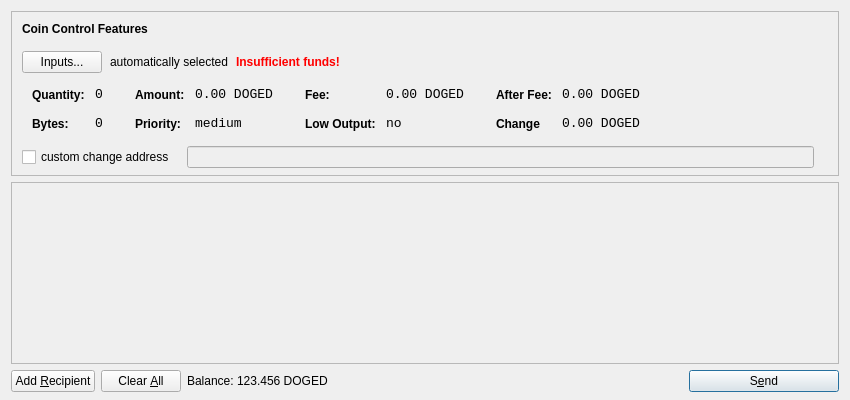
<?xml version="1.0" encoding="UTF-8"?>
<ui version="4.0">
 <class>SendCoinsDialog</class>
 <widget class="QDialog" name="SendCoinsDialog">
  <property name="geometry">
   <rect>
    <x>0</x>
    <y>0</y>
    <width>850</width>
    <height>400</height>
   </rect>
  </property>
  <property name="windowTitle">
   <string>Send Coins</string>
  </property>
  <layout class="QVBoxLayout" name="verticalLayout" stretch="0,1,0">
   <property name="bottomMargin">
    <number>8</number>
   </property>
   <item>
    <widget class="QFrame" name="frameCoinControl">
     <property name="sizePolicy">
      <sizepolicy hsizetype="Expanding" vsizetype="Expanding">
       <horstretch>0</horstretch>
       <verstretch>0</verstretch>
      </sizepolicy>
     </property>
     <property name="maximumSize">
      <size>
       <width>16777215</width>
       <height>16777215</height>
      </size>
     </property>
     <property name="frameShape">
      <enum>QFrame::StyledPanel</enum>
     </property>
     <property name="frameShadow">
      <enum>QFrame::Sunken</enum>
     </property>
     <layout class="QVBoxLayout" name="verticalLayoutCoinControl2">
      <property name="spacing">
       <number>-1</number>
      </property>
      <property name="leftMargin">
       <number>0</number>
      </property>
      <property name="topMargin">
       <number>0</number>
      </property>
      <property name="rightMargin">
       <number>0</number>
      </property>
      <property name="bottomMargin">
       <number>6</number>
      </property>
      <item>
       <layout class="QVBoxLayout" name="verticalLayoutCoinControl" stretch="0,0,0,0,1">
        <property name="spacing">
         <number>0</number>
        </property>
        <property name="leftMargin">
         <number>10</number>
        </property>
        <property name="topMargin">
         <number>10</number>
        </property>
        <item>
         <layout class="QHBoxLayout" name="horizontalLayoutCoinControl1">
          <property name="bottomMargin">
           <number>15</number>
          </property>
          <item>
           <widget class="QLabel" name="labelCoinControlFeatures">
            <property name="sizePolicy">
             <sizepolicy hsizetype="Preferred" vsizetype="Maximum">
              <horstretch>0</horstretch>
              <verstretch>0</verstretch>
             </sizepolicy>
            </property>
            <property name="font">
             <font>
              <weight>75</weight>
              <bold>true</bold>
             </font>
            </property>
            <property name="styleSheet">
             <string notr="true">font-weight:bold;</string>
            </property>
            <property name="text">
             <string>Coin Control Features</string>
            </property>
           </widget>
          </item>
         </layout>
        </item>
        <item>
         <layout class="QHBoxLayout" name="horizontalLayoutCoinControl2" stretch="0,0,0,0">
          <property name="spacing">
           <number>8</number>
          </property>
          <property name="bottomMargin">
           <number>10</number>
          </property>
          <item>
           <widget class="QPushButton" name="pushButtonCoinControl">
            <property name="styleSheet">
             <string notr="true"/>
            </property>
            <property name="text">
             <string>Inputs...</string>
            </property>
           </widget>
          </item>
          <item>
           <widget class="QLabel" name="labelCoinControlAutomaticallySelected">
            <property name="text">
             <string>automatically selected</string>
            </property>
            <property name="margin">
             <number>5</number>
            </property>
           </widget>
          </item>
          <item>
           <widget class="QLabel" name="labelCoinControlInsuffFunds">
            <property name="font">
             <font>
              <weight>75</weight>
              <bold>true</bold>
             </font>
            </property>
            <property name="styleSheet">
             <string notr="true">color:red;font-weight:bold;</string>
            </property>
            <property name="text">
             <string>Insufficient funds!</string>
            </property>
            <property name="margin">
             <number>5</number>
            </property>
           </widget>
          </item>
          <item>
           <spacer name="horizontalSpacerCoinControl">
            <property name="orientation">
             <enum>Qt::Horizontal</enum>
            </property>
            <property name="sizeHint" stdset="0">
             <size>
              <width>40</width>
              <height>1</height>
             </size>
            </property>
           </spacer>
          </item>
         </layout>
        </item>
        <item>
         <widget class="QWidget" name="widgetCoinControl" native="true">
          <property name="sizePolicy">
           <sizepolicy hsizetype="Preferred" vsizetype="Preferred">
            <horstretch>0</horstretch>
            <verstretch>0</verstretch>
           </sizepolicy>
          </property>
          <property name="minimumSize">
           <size>
            <width>0</width>
            <height>0</height>
           </size>
          </property>
          <property name="styleSheet">
           <string notr="true"/>
          </property>
          <layout class="QHBoxLayout" name="horizontalLayoutCoinControl5">
           <property name="margin">
            <number>0</number>
           </property>
           <item>
            <layout class="QHBoxLayout" name="horizontalLayoutCoinControl3" stretch="0,0,0,1">
             <property name="spacing">
              <number>20</number>
             </property>
             <property name="topMargin">
              <number>0</number>
             </property>
             <property name="bottomMargin">
              <number>10</number>
             </property>
             <item>
              <layout class="QFormLayout" name="formLayoutCoinControl1">
               <property name="horizontalSpacing">
                <number>10</number>
               </property>
               <property name="verticalSpacing">
                <number>14</number>
               </property>
               <property name="leftMargin">
                <number>10</number>
               </property>
               <property name="topMargin">
                <number>4</number>
               </property>
               <property name="rightMargin">
                <number>6</number>
               </property>
               <item row="0" column="0">
                <widget class="QLabel" name="labelCoinControlQuantityText">
                 <property name="styleSheet">
                  <string notr="true">font-weight:bold;</string>
                 </property>
                 <property name="text">
                  <string>Quantity:</string>
                 </property>
                 <property name="margin">
                  <number>0</number>
                 </property>
                </widget>
               </item>
               <item row="0" column="1">
                <widget class="QLabel" name="labelCoinControlQuantity">
                 <property name="font">
                  <font>
                   <family>Monospace</family>
                   <pointsize>10</pointsize>
                  </font>
                 </property>
                 <property name="cursor">
                  <cursorShape>IBeamCursor</cursorShape>
                 </property>
                 <property name="contextMenuPolicy">
                  <enum>Qt::ActionsContextMenu</enum>
                 </property>
                 <property name="text">
                  <string>0</string>
                 </property>
                 <property name="margin">
                  <number>0</number>
                 </property>
                 <property name="textInteractionFlags">
                  <set>Qt::LinksAccessibleByMouse|Qt::TextSelectableByKeyboard|Qt::TextSelectableByMouse</set>
                 </property>
                </widget>
               </item>
               <item row="1" column="0">
                <widget class="QLabel" name="labelCoinControlBytesText">
                 <property name="styleSheet">
                  <string notr="true">font-weight:bold;</string>
                 </property>
                 <property name="text">
                  <string>Bytes:</string>
                 </property>
                </widget>
               </item>
               <item row="1" column="1">
                <widget class="QLabel" name="labelCoinControlBytes">
                 <property name="font">
                  <font>
                   <family>Monospace</family>
                   <pointsize>10</pointsize>
                  </font>
                 </property>
                 <property name="cursor">
                  <cursorShape>IBeamCursor</cursorShape>
                 </property>
                 <property name="contextMenuPolicy">
                  <enum>Qt::ActionsContextMenu</enum>
                 </property>
                 <property name="text">
                  <string>0</string>
                 </property>
                 <property name="textInteractionFlags">
                  <set>Qt::LinksAccessibleByMouse|Qt::TextSelectableByKeyboard|Qt::TextSelectableByMouse</set>
                 </property>
                </widget>
               </item>
              </layout>
             </item>
             <item>
              <layout class="QFormLayout" name="formLayoutCoinControl2">
               <property name="horizontalSpacing">
                <number>10</number>
               </property>
               <property name="verticalSpacing">
                <number>14</number>
               </property>
               <property name="leftMargin">
                <number>6</number>
               </property>
               <property name="topMargin">
                <number>4</number>
               </property>
               <property name="rightMargin">
                <number>6</number>
               </property>
               <item row="0" column="0">
                <widget class="QLabel" name="labelCoinControlAmountText">
                 <property name="styleSheet">
                  <string notr="true">font-weight:bold;</string>
                 </property>
                 <property name="text">
                  <string>Amount:</string>
                 </property>
                 <property name="margin">
                  <number>0</number>
                 </property>
                </widget>
               </item>
               <item row="0" column="1">
                <widget class="QLabel" name="labelCoinControlAmount">
                 <property name="font">
                  <font>
                   <family>Monospace</family>
                   <pointsize>10</pointsize>
                  </font>
                 </property>
                 <property name="cursor">
                  <cursorShape>IBeamCursor</cursorShape>
                 </property>
                 <property name="contextMenuPolicy">
                  <enum>Qt::ActionsContextMenu</enum>
                 </property>
                 <property name="text">
                  <string>0.00 DOGED</string>
                 </property>
                 <property name="textInteractionFlags">
                  <set>Qt::LinksAccessibleByMouse|Qt::TextSelectableByKeyboard|Qt::TextSelectableByMouse</set>
                 </property>
                </widget>
               </item>
               <item row="1" column="0">
                <widget class="QLabel" name="labelCoinControlPriorityText">
                 <property name="styleSheet">
                  <string notr="true">font-weight:bold;</string>
                 </property>
                 <property name="text">
                  <string>Priority:</string>
                 </property>
                </widget>
               </item>
               <item row="1" column="1">
                <widget class="QLabel" name="labelCoinControlPriority">
                 <property name="font">
                  <font>
                   <family>Monospace</family>
                   <pointsize>10</pointsize>
                  </font>
                 </property>
                 <property name="cursor">
                  <cursorShape>IBeamCursor</cursorShape>
                 </property>
                 <property name="contextMenuPolicy">
                  <enum>Qt::ActionsContextMenu</enum>
                 </property>
                 <property name="text">
                  <string>medium</string>
                 </property>
                 <property name="textInteractionFlags">
                  <set>Qt::LinksAccessibleByMouse|Qt::TextSelectableByKeyboard|Qt::TextSelectableByMouse</set>
                 </property>
                </widget>
               </item>
              </layout>
             </item>
             <item>
              <layout class="QFormLayout" name="formLayoutCoinControl3">
               <property name="horizontalSpacing">
                <number>10</number>
               </property>
               <property name="verticalSpacing">
                <number>14</number>
               </property>
               <property name="leftMargin">
                <number>6</number>
               </property>
               <property name="topMargin">
                <number>4</number>
               </property>
               <property name="rightMargin">
                <number>6</number>
               </property>
               <item row="0" column="0">
                <widget class="QLabel" name="labelCoinControlFeeText">
                 <property name="styleSheet">
                  <string notr="true">font-weight:bold;</string>
                 </property>
                 <property name="text">
                  <string>Fee:</string>
                 </property>
                 <property name="margin">
                  <number>0</number>
                 </property>
                </widget>
               </item>
               <item row="0" column="1">
                <widget class="QLabel" name="labelCoinControlFee">
                 <property name="font">
                  <font>
                   <family>Monospace</family>
                   <pointsize>10</pointsize>
                  </font>
                 </property>
                 <property name="cursor">
                  <cursorShape>IBeamCursor</cursorShape>
                 </property>
                 <property name="contextMenuPolicy">
                  <enum>Qt::ActionsContextMenu</enum>
                 </property>
                 <property name="text">
                  <string>0.00 DOGED</string>
                 </property>
                 <property name="textInteractionFlags">
                  <set>Qt::LinksAccessibleByMouse|Qt::TextSelectableByKeyboard|Qt::TextSelectableByMouse</set>
                 </property>
                </widget>
               </item>
               <item row="1" column="0">
                <widget class="QLabel" name="labelCoinControlLowOutputText">
                 <property name="styleSheet">
                  <string notr="true">font-weight:bold;</string>
                 </property>
                 <property name="text">
                  <string>Low Output:</string>
                 </property>
                </widget>
               </item>
               <item row="1" column="1">
                <widget class="QLabel" name="labelCoinControlLowOutput">
                 <property name="font">
                  <font>
                   <family>Monospace</family>
                   <pointsize>10</pointsize>
                  </font>
                 </property>
                 <property name="cursor">
                  <cursorShape>IBeamCursor</cursorShape>
                 </property>
                 <property name="contextMenuPolicy">
                  <enum>Qt::ActionsContextMenu</enum>
                 </property>
                 <property name="text">
                  <string>no</string>
                 </property>
                 <property name="textInteractionFlags">
                  <set>Qt::LinksAccessibleByMouse|Qt::TextSelectableByKeyboard|Qt::TextSelectableByMouse</set>
                 </property>
                </widget>
               </item>
              </layout>
             </item>
             <item>
              <layout class="QFormLayout" name="formLayoutCoinControl4">
               <property name="horizontalSpacing">
                <number>10</number>
               </property>
               <property name="verticalSpacing">
                <number>14</number>
               </property>
               <property name="leftMargin">
                <number>6</number>
               </property>
               <property name="topMargin">
                <number>4</number>
               </property>
               <property name="rightMargin">
                <number>6</number>
               </property>
               <item row="0" column="0">
                <widget class="QLabel" name="labelCoinControlAfterFeeText">
                 <property name="styleSheet">
                  <string notr="true">font-weight:bold;</string>
                 </property>
                 <property name="text">
                  <string>After Fee:</string>
                 </property>
                 <property name="margin">
                  <number>0</number>
                 </property>
                </widget>
               </item>
               <item row="0" column="1">
                <widget class="QLabel" name="labelCoinControlAfterFee">
                 <property name="font">
                  <font>
                   <family>Monospace</family>
                   <pointsize>10</pointsize>
                  </font>
                 </property>
                 <property name="cursor">
                  <cursorShape>IBeamCursor</cursorShape>
                 </property>
                 <property name="contextMenuPolicy">
                  <enum>Qt::ActionsContextMenu</enum>
                 </property>
                 <property name="text">
                  <string>0.00 DOGED</string>
                 </property>
                 <property name="textInteractionFlags">
                  <set>Qt::LinksAccessibleByMouse|Qt::TextSelectableByKeyboard|Qt::TextSelectableByMouse</set>
                 </property>
                </widget>
               </item>
               <item row="1" column="0">
                <widget class="QLabel" name="labelCoinControlChangeText">
                 <property name="styleSheet">
                  <string notr="true">font-weight:bold;</string>
                 </property>
                 <property name="text">
                  <string>Change</string>
                 </property>
                </widget>
               </item>
               <item row="1" column="1">
                <widget class="QLabel" name="labelCoinControlChange">
                 <property name="font">
                  <font>
                   <family>Monospace</family>
                   <pointsize>10</pointsize>
                  </font>
                 </property>
                 <property name="cursor">
                  <cursorShape>IBeamCursor</cursorShape>
                 </property>
                 <property name="contextMenuPolicy">
                  <enum>Qt::ActionsContextMenu</enum>
                 </property>
                 <property name="text">
                  <string>0.00 DOGED</string>
                 </property>
                 <property name="textInteractionFlags">
                  <set>Qt::LinksAccessibleByMouse|Qt::TextSelectableByKeyboard|Qt::TextSelectableByMouse</set>
                 </property>
                </widget>
               </item>
              </layout>
             </item>
            </layout>
           </item>
          </layout>
         </widget>
        </item>
        <item>
         <layout class="QHBoxLayout" name="horizontalLayoutCoinControl4" stretch="0,0,0">
          <property name="spacing">
           <number>12</number>
          </property>
          <property name="sizeConstraint">
           <enum>QLayout::SetDefaultConstraint</enum>
          </property>
          <property name="topMargin">
           <number>5</number>
          </property>
          <property name="rightMargin">
           <number>5</number>
          </property>
          <item>
           <widget class="QCheckBox" name="checkBoxCoinControlChange">
            <property name="text">
             <string>custom change address</string>
            </property>
           </widget>
          </item>
          <item>
           <widget class="QLineEdit" name="lineEditCoinControlChange">
            <property name="enabled">
             <bool>false</bool>
            </property>
            <property name="sizePolicy">
             <sizepolicy hsizetype="Expanding" vsizetype="Fixed">
              <horstretch>0</horstretch>
              <verstretch>0</verstretch>
             </sizepolicy>
            </property>
           </widget>
          </item>
          <item>
           <widget class="QLabel" name="labelCoinControlChangeLabel">
            <property name="sizePolicy">
             <sizepolicy hsizetype="Preferred" vsizetype="Expanding">
              <horstretch>0</horstretch>
              <verstretch>0</verstretch>
             </sizepolicy>
            </property>
            <property name="minimumSize">
             <size>
              <width>0</width>
              <height>0</height>
             </size>
            </property>
            <property name="text">
             <string/>
            </property>
            <property name="margin">
             <number>3</number>
            </property>
           </widget>
          </item>
         </layout>
        </item>
        <item>
         <spacer name="verticalSpacerCoinControl">
          <property name="orientation">
           <enum>Qt::Vertical</enum>
          </property>
          <property name="sizeHint" stdset="0">
           <size>
            <width>800</width>
            <height>1</height>
           </size>
          </property>
         </spacer>
        </item>
       </layout>
      </item>
     </layout>
    </widget>
   </item>
   <item>
    <widget class="QScrollArea" name="scrollArea">
     <property name="widgetResizable">
      <bool>true</bool>
     </property>
     <widget class="QWidget" name="scrollAreaWidgetContents">
      <property name="geometry">
       <rect>
        <x>0</x>
        <y>0</y>
        <width>830</width>
        <height>165</height>
       </rect>
      </property>
      <layout class="QVBoxLayout" name="verticalLayout_2">
       <property name="margin">
        <number>0</number>
       </property>
       <item>
        <layout class="QVBoxLayout" name="entries">
         <property name="spacing">
          <number>6</number>
         </property>
        </layout>
       </item>
       <item>
        <spacer name="verticalSpacer">
         <property name="orientation">
          <enum>Qt::Vertical</enum>
         </property>
         <property name="sizeHint" stdset="0">
          <size>
           <width>20</width>
           <height>40</height>
          </size>
         </property>
        </spacer>
       </item>
      </layout>
     </widget>
    </widget>
   </item>
   <item>
    <layout class="QHBoxLayout" name="horizontalLayout">
     <item>
      <widget class="QPushButton" name="addButton">
       <property name="toolTip">
        <string>Send to multiple recipients at once</string>
       </property>
       <property name="text">
        <string>Add &amp;Recipient</string>
       </property>
       <property name="icon">
        <iconset resource="../bitcoin.qrc">
         <normaloff>:/icons/add</normaloff>:/icons/add</iconset>
       </property>
       <property name="autoDefault">
        <bool>false</bool>
       </property>
      </widget>
     </item>
     <item>
      <widget class="QPushButton" name="clearButton">
       <property name="sizePolicy">
        <sizepolicy hsizetype="Minimum" vsizetype="Fixed">
         <horstretch>0</horstretch>
         <verstretch>0</verstretch>
        </sizepolicy>
       </property>
       <property name="toolTip">
        <string>Remove all transaction fields</string>
       </property>
       <property name="text">
        <string>Clear &amp;All</string>
       </property>
       <property name="icon">
        <iconset resource="../bitcoin.qrc">
         <normaloff>:/icons/remove</normaloff>:/icons/remove</iconset>
       </property>
       <property name="autoRepeatDelay">
        <number>300</number>
       </property>
       <property name="autoDefault">
        <bool>false</bool>
       </property>
      </widget>
     </item>
     <item>
      <layout class="QHBoxLayout" name="horizontalLayout_2">
       <property name="spacing">
        <number>3</number>
       </property>
       <item>
        <widget class="QLabel" name="label">
         <property name="sizePolicy">
          <sizepolicy hsizetype="Preferred" vsizetype="Fixed">
           <horstretch>0</horstretch>
           <verstretch>0</verstretch>
          </sizepolicy>
         </property>
         <property name="text">
          <string>Balance:</string>
         </property>
        </widget>
       </item>
       <item>
        <widget class="QLabel" name="labelBalance">
         <property name="sizePolicy">
          <sizepolicy hsizetype="Preferred" vsizetype="Fixed">
           <horstretch>0</horstretch>
           <verstretch>0</verstretch>
          </sizepolicy>
         </property>
         <property name="cursor">
          <cursorShape>IBeamCursor</cursorShape>
         </property>
         <property name="text">
          <string>123.456 DOGED</string>
         </property>
         <property name="textInteractionFlags">
          <set>Qt::LinksAccessibleByMouse|Qt::TextSelectableByKeyboard|Qt::TextSelectableByMouse</set>
         </property>
        </widget>
       </item>
      </layout>
     </item>
     <item>
      <spacer name="horizontalSpacer">
       <property name="orientation">
        <enum>Qt::Horizontal</enum>
       </property>
       <property name="sizeHint" stdset="0">
        <size>
         <width>40</width>
         <height>20</height>
        </size>
       </property>
      </spacer>
     </item>
     <item>
      <widget class="QPushButton" name="sendButton">
       <property name="minimumSize">
        <size>
         <width>150</width>
         <height>0</height>
        </size>
       </property>
       <property name="toolTip">
        <string>Confirm the send action</string>
       </property>
       <property name="text">
        <string>S&amp;end</string>
       </property>
       <property name="icon">
        <iconset resource="../bitcoin.qrc">
         <normaloff>:/icons/send</normaloff>:/icons/send</iconset>
       </property>
       <property name="default">
        <bool>true</bool>
       </property>
      </widget>
     </item>
    </layout>
   </item>
  </layout>
 </widget>
 <resources>
  <include location="../bitcoin.qrc"/>
 </resources>
 <connections/>
</ui>
